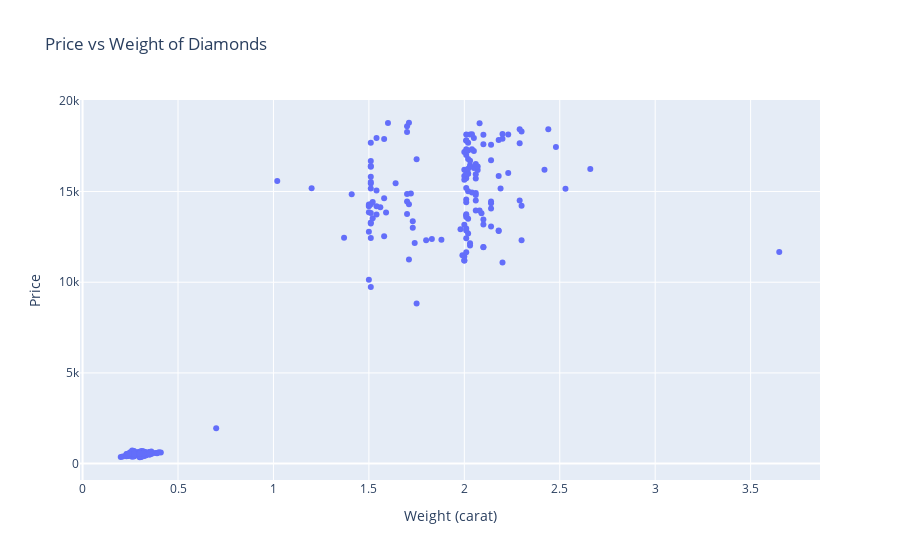
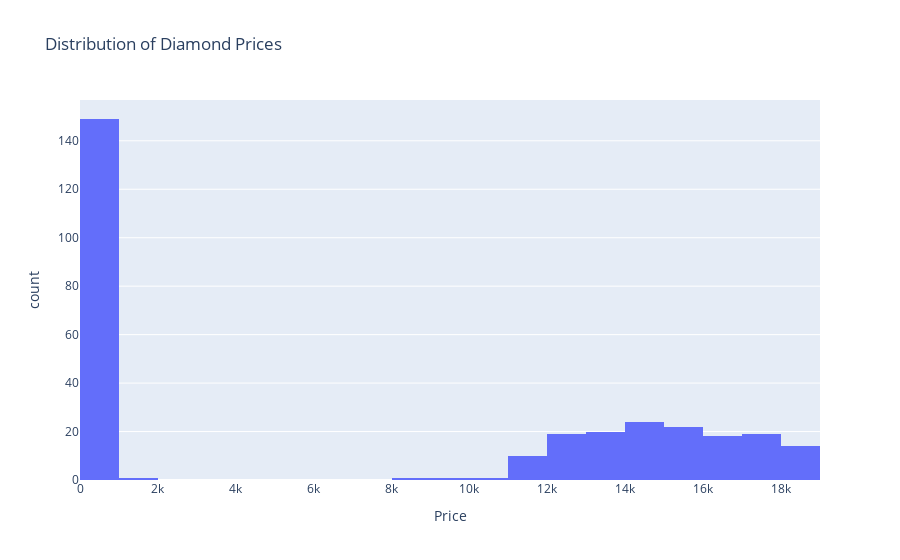
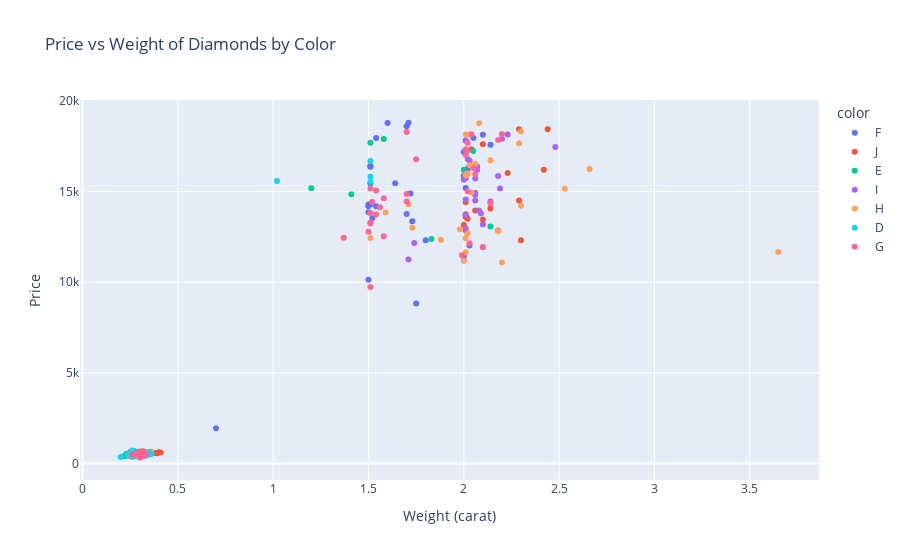
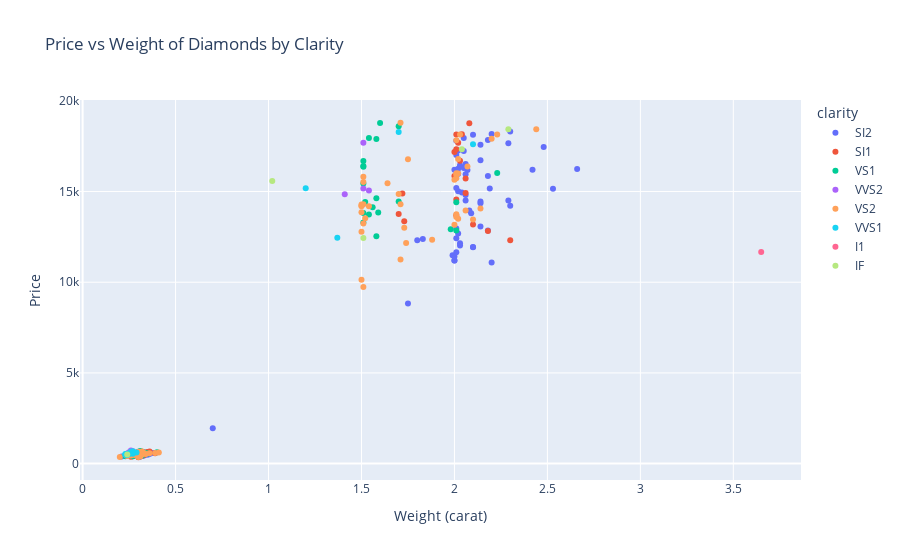

The notebook cell these images were saved under, in order:
### Code cell
# Scatter Plot: Price vs Weight (carat), revealing the magical relationship between price and weight
scatter_fig = px.scatter(df_complete, x='carat', y='price', title='Price vs Weight of Diamonds', 
                         labels={'carat': 'Weight (carat)', 'price': 'Price'})
scatter_fig.show()

# Histogram: Distribution of diamond prices, unveiling the mystical distribution of prices
hist_fig = px.histogram(df_complete, x='price', nbins=30, title='Distribution of Diamond Prices', 
                        labels={'price': 'Price', 'count': 'Frequency'})
hist_fig.show()

# Scatter Plot by Colors: Price vs Weight of Diamonds by Color, adding a touch of color magic
scatter_color_fig = px.scatter(df_complete, x='carat', y='price', color='color', title='Price vs Weight of Diamonds by Color',
                               labels={'carat': 'Weight (carat)', 'price': 'Price'})
scatter_color_fig.show()

# Scatter Plot by Clarities: Price vs Weight of Diamonds by Clarity, unveiling the clarity of prices
scatter_clarity_fig = px.scatter(df_complete, x='carat', y='price', color='clarity', title='Price vs Weight of Diamonds by Clarity',
                                 labels={'carat': 'Weight (carat)', 'price': 'Price'})
scatter_clarity_fig.show()

# Scatter Plot by Cuts: Price vs Weight of Diamonds by Cut, revealing the enchanting cuts of prices
scatter_cut_fig = px.scatter(df_complete, x='carat', y='price', color='cut', title='Price vs Weight of Diamonds by Cut',
                             labels={'carat': 'Weight (carat)', 'price': 'Price'})
scatter_cut_fig.show()

# Calculate the total carats of stolen diamonds and the total price
total_stolen_diamonds = df_complete['carat'].sum()
total_stolen_price = df_complete['price'].sum()

# Print the relevant information, revealing the total stolen treasures
print(f"Total stolen diamonds: {total_stolen_diamonds} carats")
print(f"Total price of stolen diamonds: ${total_stolen_price}")

### Figure 1 — Plotly figure (JSON) as saved in the notebook; plotly's stock layout.template omitted (floating-point values rounded to 4 significant figures; data arrays with more than 128 entries replaced by an {"elided": "..."} marker saying what was removed)
{"data": [{"hovertemplate": "Weight (carat)=%{x}<br>Price=%{y}<extra></extra>", "legendgroup": "", "marker": {"color": "#636efa", "symbol": "circle"}, "mode": "markers", "name": "", "orientation": "v", "showlegend": false, "type": "scatter", "x": {"elided": "299 float values"}, "xaxis": "x", "y": {"elided": "299 int values"}, "yaxis": "y"}], "layout": {"legend": {"tracegroupgap": 0}, "title": {"text": "Price vs Weight of Diamonds"}, "xaxis": {"anchor": "y", "domain": [0, 1], "title": {"text": "Weight (carat)"}}, "yaxis": {"anchor": "x", "domain": [0, 1], "title": {"text": "Price"}}}}

### Figure 2 — Plotly figure (JSON) as saved in the notebook; plotly's stock layout.template omitted (floating-point values rounded to 4 significant figures; data arrays with more than 128 entries replaced by an {"elided": "..."} marker saying what was removed)
{"data": [{"alignmentgroup": "True", "bingroup": "x", "hovertemplate": "Price=%{x}<br>count=%{y}<extra></extra>", "legendgroup": "", "marker": {"color": "#636efa", "pattern": {"shape": ""}}, "name": "", "nbinsx": 30, "offsetgroup": "", "orientation": "v", "showlegend": false, "type": "histogram", "x": {"elided": "299 int values"}, "xaxis": "x", "yaxis": "y"}], "layout": {"barmode": "relative", "legend": {"tracegroupgap": 0}, "title": {"text": "Distribution of Diamond Prices"}, "xaxis": {"anchor": "y", "domain": [0, 1], "title": {"text": "Price"}}, "yaxis": {"anchor": "x", "domain": [0, 1], "title": {"text": "count"}}}}

### Figure 3 — Plotly figure (JSON) as saved in the notebook; plotly's stock layout.template omitted (floating-point values rounded to 4 significant figures)
{"data": [{"hovertemplate": "color=F<br>Weight (carat)=%{x}<br>Price=%{y}<extra></extra>", "legendgroup": "F", "marker": {"color": "#636efa", "symbol": "circle"}, "mode": "markers", "name": "F", "orientation": "v", "showlegend": true, "type": "scatter", "x": [0.7, 0.38, 0.3, 0.3, 0.32, 0.31, 1.75, 0.31, 0.31, 0.31, 1.5, 2, 2, 0.25, 2.03, 1.8, 1.73, 1.52, 1.7, 1.5, 1.54, 1.5, 1.5, 1.5, 1.51, 1.72, 2.01, 1.51, 1.64, 2, 2.02, 1.51, 1.51, 2, 2.14, 2.01, 1.54, 2.05, 2.1, 1.7, 1.6, 1.71, 0.3, 0.26, 0.31, 0.27, 0.33, 0.3, 0.28, 0.29, 0.3, 0.23, 0.31, 0.24, 0.23, 0.24], "xaxis": "x", "y": [1947, 585, 605, 621, 421, 625, 8820, 625, 625, 625, 10134, 11198, 11413, 633, 12021, 12308, 13365, 13530, 13766, 13853, 14188, 14199, 14199, 14281, 14294, 14892, 15188, 15440, 15458, 15851, 16256, 16370, 16402, 17172, 17582, 17798, 17949, 17957, 18124, 18598, 18780, 18791, 654, 657, 663, 682, 450, 475, 487, 496, 500, 505, 516, 540, 402, 552], "yaxis": "y"}, {"hovertemplate": "color=J<br>Weight (carat)=%{x}<br>Price=%{y}<extra></extra>", "legendgroup": "J", "marker": {"color": "#EF553B", "symbol": "circle"}, "mode": "markers", "name": "J", "orientation": "v", "showlegend": true, "type": "scatter", "x": [0.3, 0.39, 0.34, 0.39, 0.41, 0.4, 2.3, 2.01, 2.18, 2, 2.1, 2.02, 2.01, 2.01, 2.06, 2.14, 2.01, 2.29, 2.23, 2.42, 2.04, 2.1, 2.29, 2.44, 0.32, 0.3, 0.3, 0.3, 0.3, 0.31], "xaxis": "x", "y": [351, 568, 574, 586, 613, 631, 12316, 12845, 12853, 13162, 13462, 13499, 13596, 13744, 13948, 14065, 14402, 14500, 16025, 16198, 17327, 17606, 18426, 18430, 442, 368, 506, 506, 394, 396], "yaxis": "y"}, {"hovertemplate": "color=E<br>Weight (carat)=%{x}<br>Price=%{y}<extra></extra>", "legendgroup": "E", "marker": {"color": "#00cc96", "symbol": "circle"}, "mode": "markers", "name": "E", "orientation": "v", "showlegend": true, "type": "scatter", "x": [0.34, 0.26, 0.27, 0.25, 0.32, 0.27, 0.33, 0.31, 0.26, 0.24, 0.27, 0.35, 0.29, 0.27, 0.36, 1.83, 0.3, 2.14, 1.41, 1.2, 2, 2.05, 1.51, 1.58, 0.3, 0.27, 0.26, 0.27, 0.24, 0.24, 0.23, 0.32, 0.26, 0.21, 0.3, 0.23, 0.32, 0.31, 0.31, 0.31], "xaxis": "x", "y": [556, 564, 407, 575, 576, 577, 579, 587, 599, 419, 606, 614, 617, 622, 631, 12379, 640, 13065, 14853, 15185, 16206, 17237, 17689, 17894, 658, 682, 453, 470, 471, 485, 485, 486, 384, 394, 526, 530, 532, 544, 544, 547], "yaxis": "y"}, {"hovertemplate": "color=I<br>Weight (carat)=%{x}<br>Price=%{y}<extra></extra>", "legendgroup": "I", "marker": {"color": "#ab63fa", "symbol": "circle"}, "mode": "markers", "name": "I", "orientation": "v", "showlegend": true, "type": "scatter", "x": [0.33, 0.33, 0.34, 0.32, 0.34, 0.3, 0.31, 1.71, 0.3, 0.3, 1.74, 2.01, 2.1, 2.01, 2.09, 2.08, 2.14, 2.06, 2.01, 2.06, 2.06, 2.19, 2, 2.06, 2.01, 2.18, 2.01, 2.07, 2.07, 2.03, 2.02, 2.48, 2.01, 2.2, 2.23, 0.32, 0.32, 0.31, 0.3, 0.31, 0.32, 0.35], "xaxis": "x", "y": [557, 572, 574, 576, 589, 608, 628, 11250, 422, 422, 12168, 12964, 13182, 13691, 13807, 13956, 14452, 14505, 14558, 14803, 14920, 15169, 15651, 15716, 15729, 15850, 16003, 16189, 16378, 16693, 16789, 17448, 17826, 17905, 18149, 648, 432, 435, 473, 521, 540, 552], "yaxis": "y"}, {"hovertemplate": "color=H<br>Weight (carat)=%{x}<br>Price=%{y}<extra></extra>", "legendgroup": "H", "marker": {"color": "#FFA15A", "symbol": "circle"}, "mode": "markers", "name": "H", "orientation": "v", "showlegend": true, "type": "scatter", "x": [0.32, 0.36, 0.31, 0.33, 0.33, 0.33, 0.31, 0.35, 2.2, 2, 2.01, 3.65, 1.88, 2.01, 1.51, 2.02, 2.18, 1.98, 1.73, 1.59, 2.3, 1.71, 2.04, 2.53, 2.01, 2.01, 2.02, 2.02, 2.66, 2.03, 2.06, 2.14, 2.29, 2.03, 2.01, 2.3, 2.08, 0.32, 0.36, 0.24, 0.31, 0.31, 0.3, 0.33, 0.26, 0.31, 0.3, 0.3, 0.31, 0.24, 0.32, 0.3, 0.33, 0.25, 0.3, 0.34, 0.3, 0.3], "xaxis": "x", "y": [561, 568, 573, 579, 579, 610, 628, 630, 11088, 11202, 11646, 11668, 12339, 12423, 12437, 12680, 12825, 12923, 12998, 13839, 14215, 14292, 14945, 15148, 15888, 15908, 15974, 15987, 16239, 16442, 16512, 16723, 17666, 18139, 18149, 18304, 18760, 648, 665, 432, 698, 446, 465, 475, 482, 489, 491, 491, 390, 504, 505, 514, 520, 525, 526, 537, 540, 545], "yaxis": "y"}, {"hovertemplate": "color=D<br>Weight (carat)=%{x}<br>Price=%{y}<extra></extra>", "legendgroup": "D", "marker": {"color": "#19d3f3", "symbol": "circle"}, "mode": "markers", "name": "D", "orientation": "v", "showlegend": true, "type": "scatter", "x": [0.31, 0.27, 0.32, 0.31, 0.31, 0.33, 0.33, 0.35, 1.51, 1.02, 1.51, 1.51, 0.26, 0.3, 0.2, 0.24, 0.24, 0.35, 0.33, 0.3, 0.36, 0.27, 0.3], "xaxis": "x", "y": [571, 413, 589, 593, 593, 608, 631, 644, 15531, 15575, 15821, 16688, 724, 447, 367, 478, 485, 487, 492, 515, 537, 544, 552], "yaxis": "y"}, {"hovertemplate": "color=G<br>Weight (carat)=%{x}<br>Price=%{y}<extra></extra>", "legendgroup": "G", "marker": {"color": "#FF6692", "symbol": "circle"}, "mode": "markers", "name": "G", "orientation": "v", "showlegend": true, "type": "scatter", "x": [0.31, 0.33, 0.3, 0.29, 0.3, 1.51, 0.3, 1.99, 2.1, 2.1, 2.03, 1.37, 1.58, 1.5, 1.51, 1.51, 1.54, 1.51, 1.56, 2.14, 1.52, 1.7, 1.58, 1.7, 2.02, 1.54, 1.51, 2.06, 2.05, 1.75, 2.01, 2.02, 2.01, 2.02, 2.18, 2.04, 2.2, 1.7, 0.32, 0.31, 0.33, 0.3, 0.26, 0.28, 0.33, 0.31, 0.31, 0.31, 0.3, 0.3], "xaxis": "x", "y": [408, 579, 605, 607, 624, 9741, 422, 11486, 11923, 11946, 12154, 12455, 12530, 12787, 13234, 13293, 13733, 13811, 14139, 14359, 14424, 14445, 14624, 14860, 15014, 15059, 15164, 15949, 16295, 16783, 17014, 17265, 17334, 17692, 17841, 18153, 18168, 18279, 673, 462, 463, 382, 491, 492, 492, 500, 391, 511, 526, 526], "yaxis": "y"}], "layout": {"legend": {"title": {"text": "color"}, "tracegroupgap": 0}, "title": {"text": "Price vs Weight of Diamonds by Color"}, "xaxis": {"anchor": "y", "domain": [0, 1], "title": {"text": "Weight (carat)"}}, "yaxis": {"anchor": "x", "domain": [0, 1], "title": {"text": "Price"}}}}

### Figure 4 — Plotly figure (JSON) as saved in the notebook; plotly's stock layout.template omitted (floating-point values rounded to 4 significant figures)
{"data": [{"hovertemplate": "clarity=SI2<br>Weight (carat)=%{x}<br>Price=%{y}<extra></extra>", "legendgroup": "SI2", "marker": {"color": "#636efa", "symbol": "circle"}, "mode": "markers", "name": "SI2", "orientation": "v", "showlegend": true, "type": "scatter", "x": [0.7, 0.32, 0.31, 0.38, 0.31, 0.31, 0.32, 1.75, 0.33, 2.2, 2, 2, 0.3, 2, 1.99, 2.01, 2.1, 2.1, 2.03, 2.03, 1.8, 1.83, 2.01, 2.02, 2.18, 2.01, 2.14, 2.09, 2.08, 2.3, 2.14, 2.14, 2.29, 2.06, 2.06, 2.04, 2.02, 2.53, 2.19, 2.01, 2.18, 2.01, 2.06, 2.02, 2.07, 2.42, 2, 2.66, 2.02, 2.05, 2.03, 2.06, 2.14, 2.01, 2.05, 2.02, 2.48, 2.14, 2.29, 2.01, 2.18, 2.05, 2.1, 2.2, 2.3, 0.3, 0.33, 0.33, 0.3, 0.35, 0.33, 0.29, 0.31, 0.31, 0.21, 0.33, 0.36], "xaxis": "x", "y": [1947, 576, 408, 585, 593, 593, 421, 8820, 631, 11088, 11198, 11202, 422, 11413, 11486, 11646, 11923, 11946, 12021, 12154, 12308, 12379, 12423, 12680, 12853, 12964, 13065, 13807, 13956, 14215, 14359, 14452, 14500, 14505, 14803, 14945, 15014, 15148, 15169, 15188, 15850, 15888, 15949, 15974, 16189, 16198, 16206, 16239, 16256, 16295, 16442, 16512, 16723, 17014, 17237, 17265, 17448, 17582, 17666, 17798, 17841, 17957, 18124, 18168, 18304, 447, 450, 463, 382, 487, 492, 496, 390, 391, 394, 520, 537], "yaxis": "y"}, {"hovertemplate": "clarity=SI1<br>Weight (carat)=%{x}<br>Price=%{y}<extra></extra>", "legendgroup": "SI1", "marker": {"color": "#EF553B", "symbol": "circle"}, "mode": "markers", "name": "SI1", "orientation": "v", "showlegend": true, "type": "scatter", "x": [0.3, 0.34, 0.33, 0.27, 0.39, 0.31, 0.33, 0.31, 0.34, 0.33, 0.34, 0.32, 0.33, 0.35, 0.35, 0.3, 0.3, 0.36, 2.3, 2.18, 2.1, 1.73, 2.01, 1.7, 2.01, 0.35, 1.72, 2.06, 2.06, 2, 2.03, 2, 2.01, 2.02, 2.01, 2.04, 2.08, 0.31, 0.36, 0.32, 0.31, 0.31, 0.3, 0.3, 0.33, 0.32, 0.26, 0.33, 0.3, 0.3, 0.3, 0.31, 0.3, 0.32, 0.3, 0.31, 0.31, 0.31, 0.3], "xaxis": "x", "y": [351, 556, 557, 407, 568, 571, 572, 573, 574, 579, 589, 589, 608, 614, 630, 422, 422, 631, 12316, 12825, 13182, 13365, 13691, 13766, 14558, 644, 14892, 14920, 15716, 15851, 16693, 17172, 17334, 17692, 18149, 18153, 18760, 663, 665, 432, 446, 462, 465, 475, 475, 486, 384, 492, 500, 514, 515, 516, 526, 532, 540, 544, 544, 547, 552], "yaxis": "y"}, {"hovertemplate": "clarity=VS1<br>Weight (carat)=%{x}<br>Price=%{y}<extra></extra>", "legendgroup": "VS1", "marker": {"color": "#00cc96", "symbol": "circle"}, "mode": "markers", "name": "VS1", "orientation": "v", "showlegend": true, "type": "scatter", "x": [0.32, 0.34, 0.27, 0.27, 0.33, 0.33, 0.31, 0.3, 0.3, 0.33, 0.3, 0.3, 0.31, 0.4, 1.58, 2.01, 1.98, 0.3, 1.51, 1.54, 1.51, 1.59, 1.56, 2.01, 1.52, 1.7, 1.58, 1.51, 2.23, 1.51, 1.51, 1.51, 1.58, 1.54, 1.7, 1.6, 0.32, 0.3, 0.31, 0.32, 0.27, 0.3, 0.26, 0.26, 0.3, 0.3, 0.3, 0.3, 0.23, 0.3, 0.35], "xaxis": "x", "y": [561, 574, 413, 577, 579, 579, 587, 605, 608, 610, 621, 624, 628, 631, 12530, 12845, 12923, 640, 13293, 13733, 13811, 13839, 14139, 14402, 14424, 14445, 14624, 15440, 16025, 16370, 16402, 16688, 17894, 17949, 18598, 18780, 648, 654, 698, 442, 470, 473, 482, 491, 506, 506, 394, 526, 402, 545, 552], "yaxis": "y"}, {"hovertemplate": "clarity=VVS2<br>Weight (carat)=%{x}<br>Price=%{y}<extra></extra>", "legendgroup": "VVS2", "marker": {"color": "#ab63fa", "symbol": "circle"}, "mode": "markers", "name": "VVS2", "orientation": "v", "showlegend": true, "type": "scatter", "x": [0.26, 0.26, 0.27, 0.29, 0.27, 0.25, 1.41, 1.54, 1.51, 1.51, 0.24, 0.27, 0.26, 0.24, 0.24, 0.24, 0.32, 0.24, 0.24], "xaxis": "x", "y": [564, 599, 606, 617, 622, 633, 14853, 15059, 15164, 17689, 432, 682, 724, 471, 485, 485, 540, 540, 552], "yaxis": "y"}, {"hovertemplate": "clarity=VS2<br>Weight (carat)=%{x}<br>Price=%{y}<extra></extra>", "legendgroup": "VS2", "marker": {"color": "#FFA15A", "symbol": "circle"}, "mode": "markers", "name": "VS2", "orientation": "v", "showlegend": true, "type": "scatter", "x": [0.36, 0.32, 0.33, 0.39, 0.24, 0.3, 0.41, 0.31, 0.31, 0.31, 0.31, 1.51, 1.5, 0.31, 1.71, 1.74, 1.88, 1.5, 1.73, 2, 1.51, 2.1, 2.02, 1.52, 2.01, 2.01, 1.5, 2.06, 2.14, 1.54, 1.5, 1.5, 1.5, 1.71, 1.51, 1.7, 1.64, 1.51, 2, 2.01, 1.51, 2.01, 2.02, 2.01, 2.07, 1.75, 2.02, 2.01, 2.2, 2.03, 2.23, 2.44, 1.71, 0.32, 0.3, 0.32, 0.31, 0.2, 0.3, 0.26, 0.28, 0.31, 0.3, 0.3, 0.28, 0.31, 0.32, 0.31, 0.31, 0.3, 0.3, 0.31, 0.34], "xaxis": "x", "y": [568, 576, 579, 586, 419, 605, 613, 625, 625, 625, 625, 9741, 10134, 628, 11250, 12168, 12339, 12787, 12998, 13162, 13234, 13462, 13499, 13530, 13596, 13744, 13853, 13948, 14065, 14188, 14199, 14199, 14281, 14292, 14294, 14860, 15458, 15531, 15651, 15729, 15821, 15908, 15987, 16003, 16378, 16783, 16789, 17826, 17905, 18139, 18149, 18430, 18791, 648, 658, 673, 435, 367, 368, 453, 487, 489, 491, 491, 492, 500, 505, 511, 521, 526, 526, 396, 537], "yaxis": "y"}, {"hovertemplate": "clarity=VVS1<br>Weight (carat)=%{x}<br>Price=%{y}<extra></extra>", "legendgroup": "VVS1", "marker": {"color": "#19d3f3", "symbol": "circle"}, "mode": "markers", "name": "VVS1", "orientation": "v", "showlegend": true, "type": "scatter", "x": [0.25, 0.29, 1.37, 1.2, 2.1, 1.7, 0.26, 0.27, 0.24, 0.23, 0.23, 0.25, 0.23, 0.27], "xaxis": "x", "y": [575, 607, 12455, 15185, 17606, 18279, 657, 682, 478, 485, 505, 525, 530, 544], "yaxis": "y"}, {"hovertemplate": "clarity=I1<br>Weight (carat)=%{x}<br>Price=%{y}<extra></extra>", "legendgroup": "I1", "marker": {"color": "#FF6692", "symbol": "circle"}, "mode": "markers", "name": "I1", "orientation": "v", "showlegend": true, "type": "scatter", "x": [3.65], "xaxis": "x", "y": [11668], "yaxis": "y"}, {"hovertemplate": "clarity=IF<br>Weight (carat)=%{x}<br>Price=%{y}<extra></extra>", "legendgroup": "IF", "marker": {"color": "#B6E880", "symbol": "circle"}, "mode": "markers", "name": "IF", "orientation": "v", "showlegend": true, "type": "scatter", "x": [1.51, 1.02, 2.04, 2.29, 0.24], "xaxis": "x", "y": [12437, 15575, 17327, 18426, 504], "yaxis": "y"}], "layout": {"legend": {"title": {"text": "clarity"}, "tracegroupgap": 0}, "title": {"text": "Price vs Weight of Diamonds by Clarity"}, "xaxis": {"anchor": "y", "domain": [0, 1], "title": {"text": "Weight (carat)"}}, "yaxis": {"anchor": "x", "domain": [0, 1], "title": {"text": "Price"}}}}
